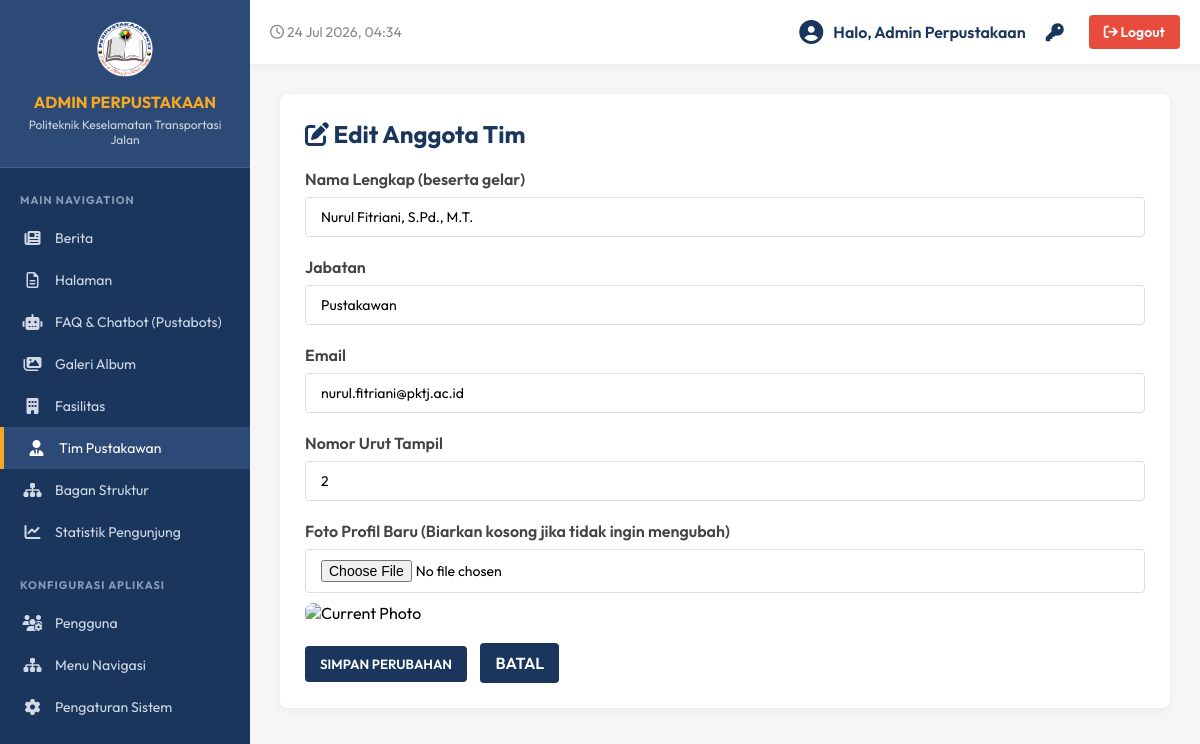
/admin/edit_staff?id=2 (signed in), run on the app's committed database.
### tables this page shows
CREATE TABLE `staff_members` (
  `id` int(6) unsigned NOT NULL AUTO_INCREMENT,
  `name` varchar(255) NOT NULL,
  `role` varchar(255) NOT NULL,
  `email` varchar(255) NOT NULL,
  `photo_url` varchar(255) NOT NULL,
  `order_num` int(6) DEFAULT 0,
  `created_at` timestamp NOT NULL DEFAULT current_timestamp(),
  PRIMARY KEY (`id`)
);

### admin/edit_staff.php (the view, shortened to what this page needs)
<?php
require_once '../db.php';
include 'includes/header.php';
$id = isset($_POST['id']) ? (int)$_POST['id'] : (int)$_GET['id'];
$sql = "SELECT * FROM staff_members WHERE id = $id";
$result = $conn->query($sql);
$staff = $result->fetch_assoc();
?>
<div class="card">
    <h2><i class="fa-solid fa-pen-to-square"></i> Edit Anggota Tim</h2>
    <form method="POST" action="edit_staff" enctype="multipart/form-data">
        <div class="form-group">
            <label>Nama Lengkap (beserta gelar)</label>
            <input type="text" name="name" class="form-control" value="<?php echo htmlspecialchars($staff['name']); ?>" required>
        </div>
        <div class="form-group">
            <label>Jabatan</label>
            <input type="text" name="role" class="form-control" value="<?php echo htmlspecialchars($staff['role']); ?>" required>
        </div>
        <div class="form-group">
            <label>Email</label>
            <input type="text" name="email" class="form-control" value="<?php echo htmlspecialchars($staff['email']); ?>">
        </div>
        <div class="form-group">
            <label>Nomor Urut Tampil</label>
            <input type="number" name="order_num" class="form-control" value="<?php echo $staff['order_num']; ?>">
        </div>
        <div class="form-group">
            <label>Foto Profil Baru (Biarkan kosong jika tidak ingin mengubah)</label>
            <input type="file" name="photo" class="form-control" accept="image/*">
            <?php if ($staff['photo_url']): ?>
                <div style="margin-top: 10px;">
                    <img src="../<?php echo htmlspecialchars($staff['photo_url']); ?>" alt="Current Photo" style="width: 100px; border-radius: 8px;">
                </div>
            <?php endif; ?>
        </div>
        <div style="margin-top: 20px;">
            <button type="submit" class="btn">SIMPAN PERUBAHAN</button>
            <a href="staff" class="btn btn-outline" style="margin-left: 10px;">BATAL</a>
        </div>
    </form>
</div>
<?php include 'includes/footer.php'; ?>

### admin/includes/header.php (style rules this page uses)
:root { --primary-bg: #1a365d; --secondary-bg: #2d4a77; --text-light: #f4f7f6; --text-dark: #333; --accent: #f6a821; }
body { font-family: 'Outfit', sans-serif; background-color: #f4f7f6; margin: 0; padding: 0; display: flex; height: 100vh; overflow: hidden; }
.card { background: white; border-radius: 8px; padding: 25px; box-shadow: 0 2px 10px rgba(0,0,0,0.05); margin-bottom: 25px; }
h2 { color: var(--primary-bg); margin-top: 0; margin-bottom: 20px; font-weight: 700; }
.btn { display: inline-block; padding: 10px 15px; background: var(--primary-bg); color: white; text-decoration: none; border-radius: 4px; font-weight: 600; border: none; cursor: pointer; font-family: 'Outfit', sans-serif; }
.form-group { margin-bottom: 20px; }
.form-group label { display: block; margin-bottom: 8px; color: #444; font-weight: 600; }
.form-control { width: 100%; padding: 10px 15px; border: 1px solid #ddd; border-radius: 4px; box-sizing: border-box; font-family: 'Outfit', sans-serif; font-size: 14px; }

### data on the page
staff_members: name "Nurul Fitriani, S.Pd., M.T.", role "Pustakawan", email "nurul.fitriani@pktj.ac.id", order_num "2"

### other printed values
$admin_name "Admin Perpustakaan"
